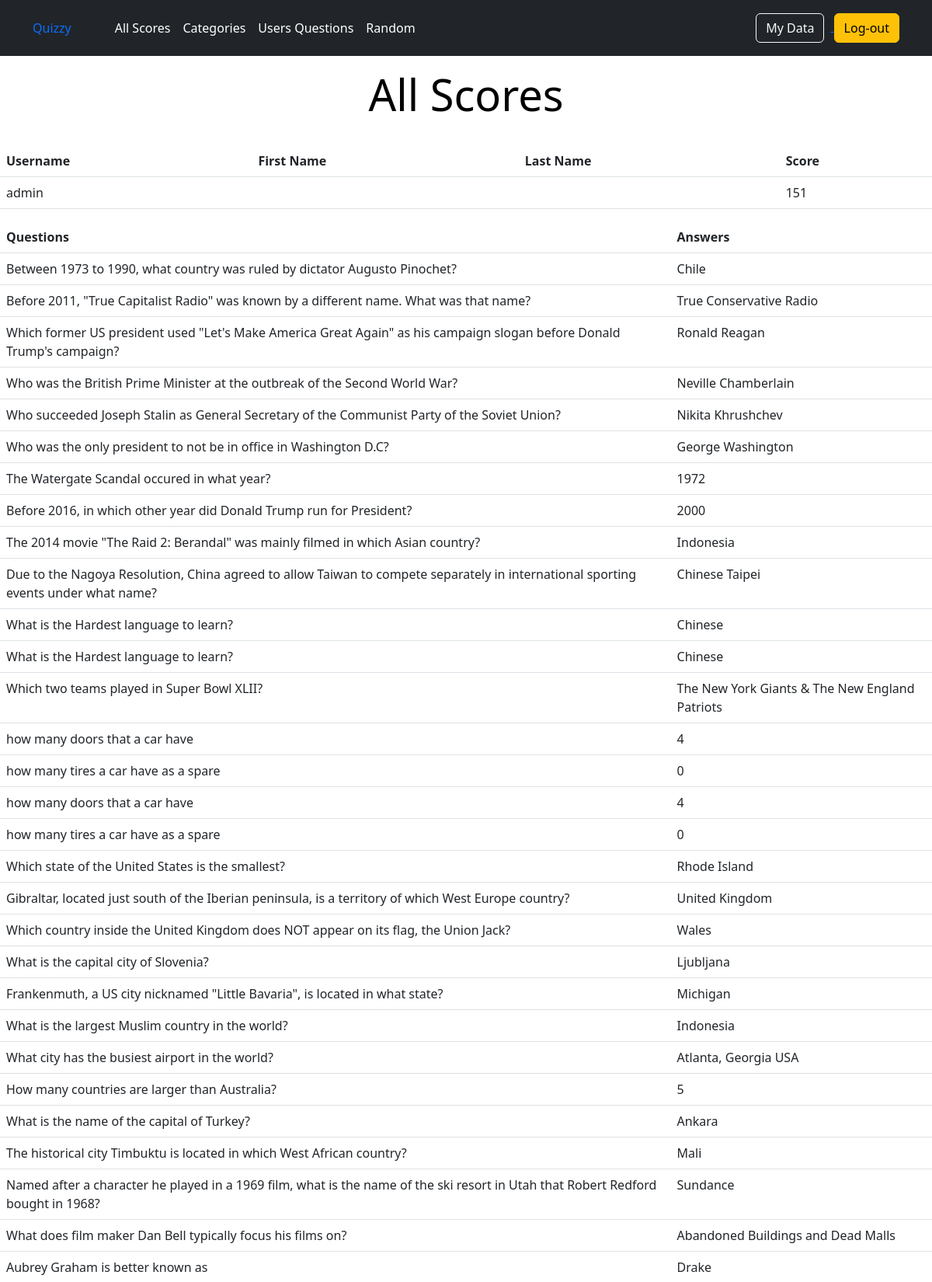
The page /user-data (signed in, upper part) on the database its author committed.
### users/models.py (models this page shows)
class UserProfile(models.Model):
    user = models.OneToOneField(User, on_delete=models.CASCADE)
    total_score = models.IntegerField(default=0)
    def __str__(self):
        return self.user.username

### webpages/models.py (models this page shows)
class OldQuestions(models.Model):
    user = models.ForeignKey(User, on_delete=models.CASCADE)
    Question = models.CharField(max_length=1000)
    Answer = models.CharField(max_length=1000)
    def __str__(self):
        return self.user.username

### webpages/views.py (the view)
# urls.py: path("user-data", views.data, name="userdata")
def data(request):
    all_data = OldQuestions.objects.filter(user=request.user)  # Get all questions associated with the logged-in user
    the_user = UserProfile.objects.get(user=request.user)  # Get the UserProfile of the logged-in user
    print(the_user)  # Print the user's profile data to the console (for debugging purposes)
    print(all_data)  # Print the user's questions data to the console (for debugging purposes)
    return render(request, "webpages/user_data.html", {"values": all_data, "userdata": the_user})  # Render the user's data page

### webpages/templates/webpages/user_data.html
{% extends "base.html" %}
{% block content%}
<div class="pricing-header p-3 pb-md-4 mx-auto text-center">
    <h1 class="display-4 fw-normal text-body-emphasis">All Scores</h1>
    </div>
    <div>
    <table class="table">
        <thead>
          <tr>
            <th scope="col">Username</th>
            <th scope="col">First Name</th>
            <th scope="col">Last Name</th>
            <th scope="col">Score</th>
          </tr>
        </thead>
        <tbody>
          <tr>
            <td scope="row">{{userdata.user.username}}</td>
            <td>{{userdata.user.first_name}}</td>
            <td>{{userdata.user.last_name}}</td>
            <td>{{userdata.total_score}}</td>
          </tr>
        </tbody>
      </table>
    </div>
    <div>
      <table class="table">
          <thead>
            <tr>
              <th scope="col">Questions</th>
              <th scope="col">Answers</th>
            </tr>
          </thead>
          <tbody>
              {% for value in values %}
            <tr>
              <td scope="row">{{value.Question}}</td>
              <td>{{value.Answer}}</td>
            </tr>
             {% endfor %}
          </tbody>
        </table>
      </div>
{%endblock%}

### rows shown on the page
UserProfile: user.username "admin", total_score "151"
OldQuestions: Question "Between 1973 to 1990, what country was ruled by dictator Augusto Pinochet?", Answer "Chile"
OldQuestions: Question "Before 2011, \"True Capitalist Radio\" was known by a different name. What was that name?", Answer "True Conservative Radio"
OldQuestions: Question "Which former US president used \"Let's Make America Great Again\" as his campaign slogan before Donald Trump's campaign?", Answer "Ronald Reagan"
OldQuestions: Question "Who was the British Prime Minister at the outbreak of the Second World War?", Answer "Neville Chamberlain"
OldQuestions: Question "Who succeeded Joseph Stalin as General Secretary of the Communist Party of the Soviet Union?", Answer "Nikita Khrushchev"
OldQuestions: Question "Who was the only president to not be in office in Washington D.C?", Answer "George Washington"
OldQuestions: Question "The Watergate Scandal occured in what year?", Answer "1972"
OldQuestions: Question "Before 2016, in which other year did Donald Trump run for President?", Answer "2000"
OldQuestions: Question "The 2014 movie \"The Raid 2: Berandal\" was mainly filmed in which Asian country?", Answer "Indonesia"
OldQuestions: Question "Due to the Nagoya Resolution, China agreed to allow Taiwan to compete separately in international sporting events under what name?", Answer "Chinese Taipei"
OldQuestions: Question "What is the Hardest language to learn?", Answer "Chinese"
OldQuestions: Question "What is the Hardest language to learn?", Answer "Chinese"
OldQuestions: Question "Which two teams played in Super Bowl XLII?", Answer "The New York Giants & The New England Patriots"
OldQuestions: Question "how many doors that a car have", Answer "4"
OldQuestions: Question "how many tires a car have as a spare", Answer "0"
OldQuestions: Question "how many doors that a car have", Answer "4"
OldQuestions: Question "how many tires a car have as a spare", Answer "0"
OldQuestions: Question "Which state of the United States is the smallest?", Answer "Rhode Island"
OldQuestions: Question "Gibraltar, located just south of the Iberian peninsula, is a territory of which West Europe country?", Answer "United Kingdom"
OldQuestions: Question "Which country inside the United Kingdom does NOT appear on its flag, the Union Jack?", Answer "Wales"
OldQuestions: Question "What is the capital city of Slovenia?", Answer "Ljubljana"
OldQuestions: Question "Frankenmuth, a US city nicknamed \"Little Bavaria\", is located in what state?", Answer "Michigan"
OldQuestions: Question "What is the largest Muslim country in the world?", Answer "Indonesia"
OldQuestions: Question "What city has the busiest airport in the world?", Answer "Atlanta, Georgia USA"
OldQuestions: Question "How many countries are larger than Australia?", Answer "5"
OldQuestions: Question "What is the name of the capital of Turkey?", Answer "Ankara"
OldQuestions: Question "The historical city Timbuktu is located in which West African country?", Answer "Mali"
OldQuestions: Question "Named after a character he played in a 1969 film, what is the name of the ski resort in Utah that Robert Redford bought in 1968?", Answer "Sundance"
OldQuestions: Question "What does film maker Dan Bell typically focus his films on?", Answer "Abandoned Buildings and Dead Malls"
OldQuestions: Question "Aubrey Graham is better known as", Answer "Drake"
